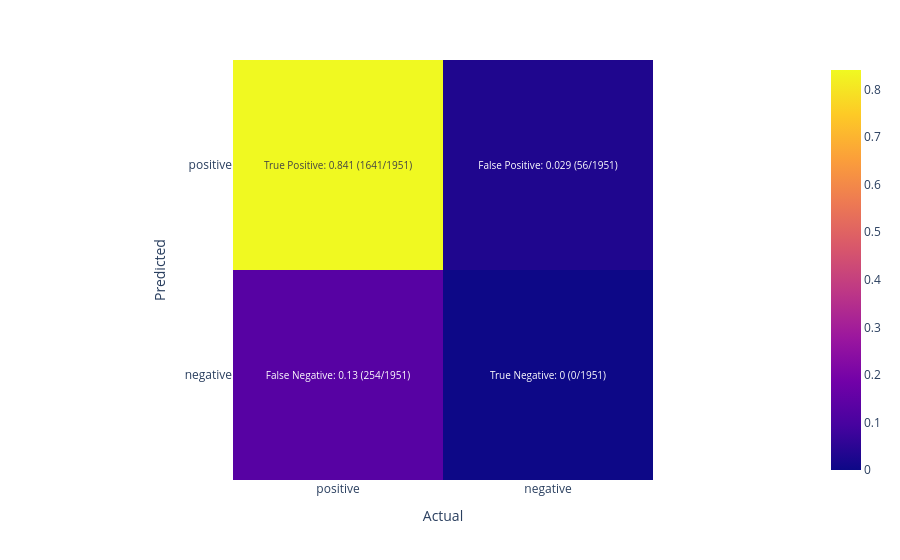

Source (notebook cell):
### Markdown cell above
### RetinaCustom

### Code cell
custom_status = compare_faces(custom_df, faces)
show_heatmap(custom_status)

### Figure 1 — Plotly figure (JSON) as saved in the notebook; plotly's stock layout.template omitted (floating-point values rounded to 4 significant figures)
{"data": [{"coloraxis": "coloraxis", "hovertemplate": "Actual: %{x}<br>Predicted: %{y}<br>color: %{z}<extra></extra>", "name": "0", "text": [["True Positive: 0.841 (1641/1951)", "False Positive: 0.029 (56/1951)"], ["False Negative: 0.13 (254/1951)", "True Negative: 0 (0/1951)"]], "texttemplate": "%{text}", "type": "heatmap", "x": ["positive", "negative"], "xaxis": "x", "y": ["positive", "negative"], "yaxis": "y", "z": [[0.841, 0.029], [0.13, 0]]}], "layout": {"coloraxis": {"colorscale": [[0, "#0d0887"], [0.1111, "#46039f"], [0.2222, "#7201a8"], [0.3333, "#9c179e"], [0.4444, "#bd3786"], [0.5556, "#d8576b"], [0.6667, "#ed7953"], [0.7778, "#fb9f3a"], [0.8889, "#fdca26"], [1, "#f0f921"]]}, "margin": {"t": 60}, "xaxis": {"anchor": "y", "constrain": "domain", "domain": [0, 1], "scaleanchor": "y", "title": {"text": "Actual"}}, "yaxis": {"anchor": "x", "autorange": "reversed", "constrain": "domain", "domain": [0, 1], "title": {"text": "Predicted"}}}}
